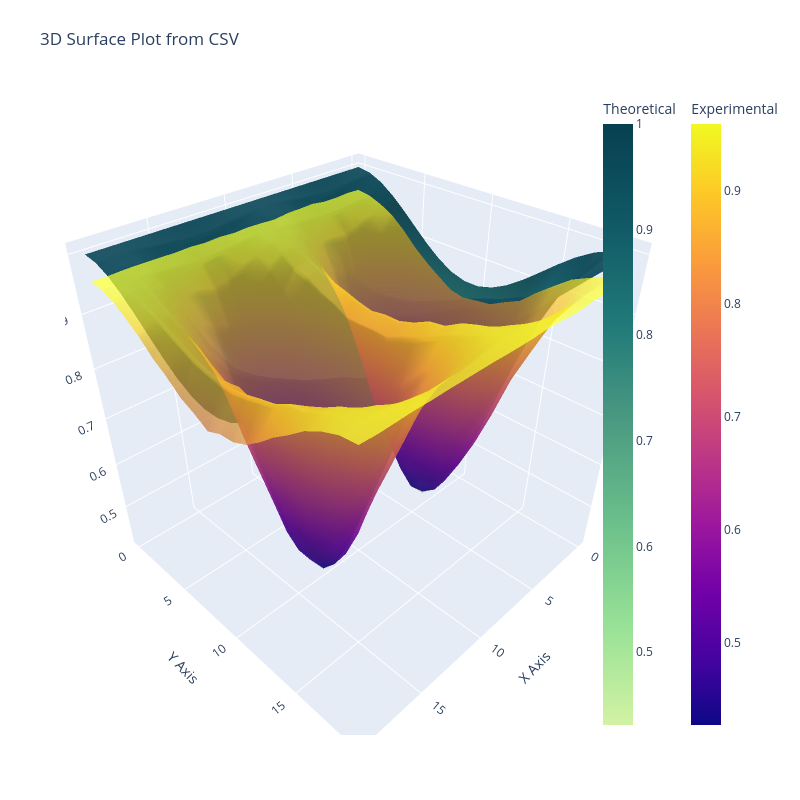

This figure's notebook cell:
### Code cell
theta_FSS = np.linspace(0,2*pi,20)
beta_angle = np.linspace(0,pi,20)
model = np.array([[analytical(theta=t,beta=b, alpha=alpha) for b in beta_angle] for t in theta_FSS])
experiment = pd.read_csv('./runs/'+'9_NOISY_20x20_mesh_4.5E+04_states_AER_SIM_19_03_2026_12_15_57'+'.csv', header=None).dropna(axis=1,how='all').values

plot_surface_from_csv(model,experiment)

### Figure 1 — Plotly figure (JSON) as saved in the notebook; plotly's stock layout.template omitted (floating-point values rounded to 4 significant figures; data arrays with more than 128 entries replaced by an {"elided": "..."} marker saying what was removed)
{"data": [{"colorbar": {"title": {"text": "Theoretical"}, "x": 0.9}, "colorscale": [[0, "rgb(211, 242, 163)"], [0.1667, "rgb(151, 225, 150)"], [0.3333, "rgb(108, 192, 139)"], [0.5, "rgb(76, 155, 130)"], [0.6667, "rgb(33, 122, 121)"], [0.8333, "rgb(16, 89, 101)"], [1, "rgb(7, 64, 80)"]], "name": "Model", "opacity": 0.95, "type": "surface", "z": {"elided": "20x20 float values"}}, {"colorbar": {"title": {"text": "Experimental"}, "x": 1.05}, "name": "Experimental", "opacity": 0.7, "type": "surface", "z": {"elided": "20x20 float values"}}], "layout": {"autosize": false, "height": 800, "margin": {"b": 65, "l": 65, "r": 50, "t": 90}, "scene": {"xaxis": {"title": {"text": "X Axis"}}, "yaxis": {"title": {"text": "Y Axis"}}, "zaxis": {"title": {"text": "Z Axis"}}}, "title": {"text": "3D Surface Plot from CSV"}, "width": 800}}
